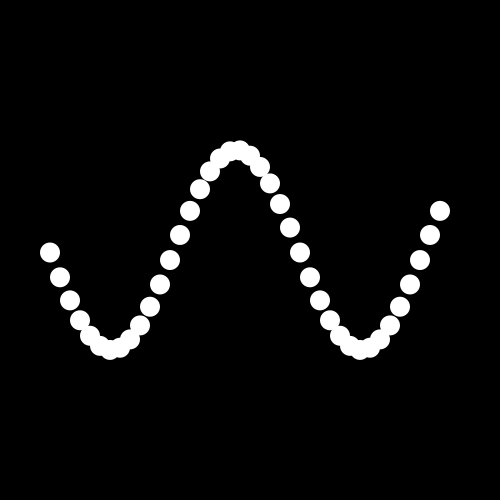
Frame 1 (no input)
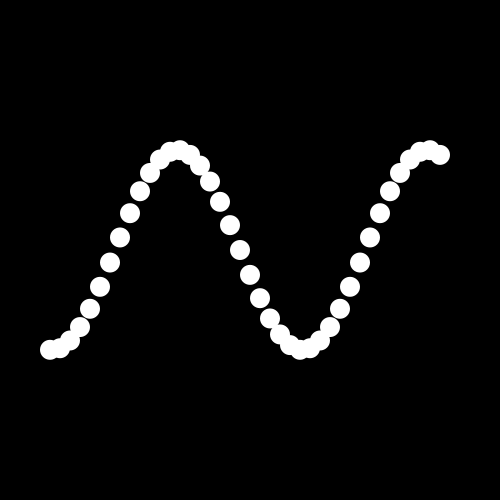
Frame 60 (the mouse pressed at the canvas centre just before this capture)
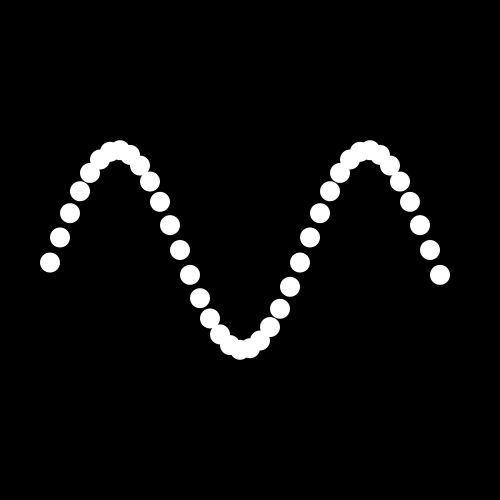
Frame 120 (the mouse held since frame 60 and released just before this capture)

The Processing sketch that drew these frames (run headless with seeded random() and noise(); from frame 60 on, the mouse is pressed at the canvas centre):

// Processing sketch: cours_03_06_sinusoidalWave
// ── cours_03_06_sinusoidalWave.pde
/*
La valeur sinus d'un angle compris entre 0 et 360 degrées sera comprise
 entre -1 et 1
 */

float margin; //marge de la ligne
float xOffset; //distance entre les points de ma ligne sin
float lineWidth; //taille de la ligne

float phi; //angle de départ
float speedPhi;
float speedPhiPerElement; //vitesse de l'ange
float periode; //duree de l'angle
float amplitude; //amplitude de la ligne

float[] yList; //liste des valeurs y des points de la ligne
int yMax; //nombre d'element dans le tableau de valeur

void setup()
{
  size(500, 500);

  margin = 50;
  xOffset = 10;
  lineWidth = width - (margin *2);

  periode = 250;
  speedPhi = TWO_PI/periode;
  speedPhiPerElement = speedPhi * xOffset;
  amplitude = 100;

  yMax = round(lineWidth/xOffset);
  yList = new float[yMax];
}

void draw()
{
  background(0);

  updateWave();
  noStroke();
  fill(255);
  for (int i=0; i<yList.length; i++)
  {
    float x = margin + i * xOffset;
    float y = height/2 + yList[i];
    ellipse(x, y, 20, 20);
  }
}

void updateWave()
{
  phi += speedPhi;

  float yEta = phi;
  for (int i=0; i<yList.length; i++)
  {
    yList[i] = sin(yEta) * amplitude;
    yEta += speedPhiPerElement;
  }
}
